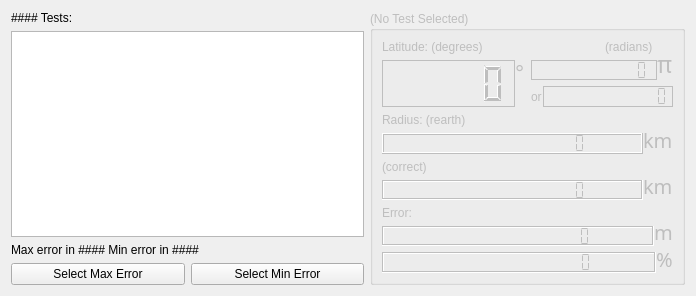
<?xml version="1.0" encoding="UTF-8"?>
<ui version="4.0">
 <class>rearth_test</class>
 <widget class="QWidget" name="rearth_test">
  <property name="geometry">
   <rect>
    <x>0</x>
    <y>0</y>
    <width>696</width>
    <height>296</height>
   </rect>
  </property>
  <property name="sizePolicy">
   <sizepolicy hsizetype="MinimumExpanding" vsizetype="MinimumExpanding">
    <horstretch>0</horstretch>
    <verstretch>0</verstretch>
   </sizepolicy>
  </property>
  <property name="windowTitle">
   <string>Form</string>
  </property>
  <layout class="QHBoxLayout" name="horizontalLayout_2">
   <item>
    <layout class="QVBoxLayout" name="verticalLayout_3">
     <item>
      <widget class="QLabel" name="TestCount">
       <property name="text">
        <string>#### Tests:</string>
       </property>
      </widget>
     </item>
     <item>
      <widget class="QListWidget" name="TestList">
       <property name="sizePolicy">
        <sizepolicy hsizetype="MinimumExpanding" vsizetype="Expanding">
         <horstretch>0</horstretch>
         <verstretch>0</verstretch>
        </sizepolicy>
       </property>
       <property name="minimumSize">
        <size>
         <width>200</width>
         <height>0</height>
        </size>
       </property>
      </widget>
     </item>
     <item>
      <widget class="QLabel" name="testsOverview">
       <property name="text">
        <string>Max error in #### Min error in ####</string>
       </property>
      </widget>
     </item>
     <item>
      <layout class="QHBoxLayout" name="horizontalLayout">
       <item>
        <widget class="QPushButton" name="SelectMax">
         <property name="text">
          <string>Select Max Error</string>
         </property>
        </widget>
       </item>
       <item>
        <widget class="QPushButton" name="SelectMin">
         <property name="text">
          <string>Select Min Error</string>
         </property>
        </widget>
       </item>
      </layout>
     </item>
    </layout>
   </item>
   <item>
    <widget class="QGroupBox" name="TestInfo">
     <property name="enabled">
      <bool>false</bool>
     </property>
     <property name="sizePolicy">
      <sizepolicy hsizetype="Minimum" vsizetype="Minimum">
       <horstretch>0</horstretch>
       <verstretch>0</verstretch>
      </sizepolicy>
     </property>
     <property name="minimumSize">
      <size>
       <width>315</width>
       <height>150</height>
      </size>
     </property>
     <property name="font">
      <font>
       <weight>50</weight>
       <italic>false</italic>
       <bold>false</bold>
       <underline>false</underline>
       <strikeout>false</strikeout>
       <kerning>true</kerning>
      </font>
     </property>
     <property name="title">
      <string>(No Test Selected)</string>
     </property>
     <layout class="QGridLayout" name="gridLayout">
      <item row="0" column="0" colspan="3">
       <widget class="QLabel" name="label">
        <property name="text">
         <string>Latitude: (degrees)</string>
        </property>
       </widget>
      </item>
      <item row="1" column="0" rowspan="2" colspan="2">
       <layout class="QHBoxLayout" name="horizontalLayout_3">
        <property name="spacing">
         <number>0</number>
        </property>
        <item>
         <widget class="QLCDNumber" name="LatDegrees">
          <property name="frameShadow">
           <enum>QFrame::Plain</enum>
          </property>
          <property name="smallDecimalPoint">
           <bool>true</bool>
          </property>
          <property name="numDigits">
           <number>5</number>
          </property>
         </widget>
        </item>
        <item>
         <widget class="QLabel" name="degrees_label">
          <property name="sizePolicy">
           <sizepolicy hsizetype="Fixed" vsizetype="Minimum">
            <horstretch>0</horstretch>
            <verstretch>0</verstretch>
           </sizepolicy>
          </property>
          <property name="font">
           <font>
            <pointsize>17</pointsize>
           </font>
          </property>
          <property name="text">
           <string>°</string>
          </property>
          <property name="scaledContents">
           <bool>true</bool>
          </property>
          <property name="alignment">
           <set>Qt::AlignLeading|Qt::AlignLeft|Qt::AlignTop</set>
          </property>
         </widget>
        </item>
       </layout>
      </item>
      <item row="2" column="2" colspan="2">
       <layout class="QHBoxLayout" name="horizontalLayout_5">
        <property name="spacing">
         <number>1</number>
        </property>
        <item>
         <widget class="QLabel" name="label_4">
          <property name="sizePolicy">
           <sizepolicy hsizetype="Fixed" vsizetype="Preferred">
            <horstretch>0</horstretch>
            <verstretch>0</verstretch>
           </sizepolicy>
          </property>
          <property name="text">
           <string>or</string>
          </property>
         </widget>
        </item>
        <item>
         <widget class="QLCDNumber" name="LatNormalRadians">
          <property name="frameShadow">
           <enum>QFrame::Plain</enum>
          </property>
          <property name="smallDecimalPoint">
           <bool>true</bool>
          </property>
          <property name="numDigits">
           <number>11</number>
          </property>
          <property name="segmentStyle">
           <enum>QLCDNumber::Flat</enum>
          </property>
         </widget>
        </item>
       </layout>
      </item>
      <item row="3" column="0" colspan="2">
       <widget class="QLabel" name="output_label">
        <property name="text">
         <string>Radius: (rearth)</string>
        </property>
       </widget>
      </item>
      <item row="4" column="0" colspan="4">
       <layout class="QHBoxLayout" name="horizontalLayout_8">
        <property name="spacing">
         <number>0</number>
        </property>
        <item>
         <widget class="QLCDNumber" name="RadiusOut">
          <property name="frameShadow">
           <enum>QFrame::Raised</enum>
          </property>
          <property name="smallDecimalPoint">
           <bool>false</bool>
          </property>
          <property name="numDigits">
           <number>16</number>
          </property>
          <property name="digitCount">
           <number>16</number>
          </property>
          <property name="mode">
           <enum>QLCDNumber::Dec</enum>
          </property>
          <property name="segmentStyle">
           <enum>QLCDNumber::Flat</enum>
          </property>
          <property name="value" stdset="0">
           <double>0.000000000000000</double>
          </property>
         </widget>
        </item>
        <item>
         <widget class="QLabel" name="km_label">
          <property name="sizePolicy">
           <sizepolicy hsizetype="Fixed" vsizetype="Preferred">
            <horstretch>0</horstretch>
            <verstretch>0</verstretch>
           </sizepolicy>
          </property>
          <property name="minimumSize">
           <size>
            <width>0</width>
            <height>0</height>
           </size>
          </property>
          <property name="font">
           <font>
            <family>Miriam</family>
            <pointsize>15</pointsize>
            <weight>50</weight>
            <italic>false</italic>
            <bold>false</bold>
            <underline>false</underline>
            <strikeout>false</strikeout>
            <stylestrategy>PreferDefault</stylestrategy>
            <kerning>true</kerning>
           </font>
          </property>
          <property name="text">
           <string>km</string>
          </property>
          <property name="alignment">
           <set>Qt::AlignBottom|Qt::AlignLeading|Qt::AlignLeft</set>
          </property>
         </widget>
        </item>
       </layout>
      </item>
      <item row="7" column="0" colspan="4">
       <layout class="QHBoxLayout" name="horizontalLayout_7">
        <property name="spacing">
         <number>0</number>
        </property>
        <item>
         <widget class="QLCDNumber" name="RadiusCorrect">
          <property name="frameShadow">
           <enum>QFrame::Sunken</enum>
          </property>
          <property name="smallDecimalPoint">
           <bool>false</bool>
          </property>
          <property name="numDigits">
           <number>16</number>
          </property>
          <property name="segmentStyle">
           <enum>QLCDNumber::Flat</enum>
          </property>
         </widget>
        </item>
        <item>
         <widget class="QLabel" name="km_label2">
          <property name="sizePolicy">
           <sizepolicy hsizetype="Fixed" vsizetype="Preferred">
            <horstretch>0</horstretch>
            <verstretch>0</verstretch>
           </sizepolicy>
          </property>
          <property name="minimumSize">
           <size>
            <width>0</width>
            <height>0</height>
           </size>
          </property>
          <property name="font">
           <font>
            <family>Miriam</family>
            <pointsize>15</pointsize>
            <weight>50</weight>
            <italic>false</italic>
            <bold>false</bold>
            <underline>false</underline>
            <strikeout>false</strikeout>
            <stylestrategy>PreferDefault</stylestrategy>
            <kerning>true</kerning>
           </font>
          </property>
          <property name="text">
           <string>km</string>
          </property>
          <property name="alignment">
           <set>Qt::AlignBottom|Qt::AlignLeading|Qt::AlignLeft</set>
          </property>
         </widget>
        </item>
       </layout>
      </item>
      <item row="8" column="0">
       <widget class="QLabel" name="ErrorLabel">
        <property name="text">
         <string>Error:</string>
        </property>
       </widget>
      </item>
      <item row="9" column="0" colspan="4">
       <layout class="QHBoxLayout" name="horizontalLayout_9">
        <property name="spacing">
         <number>0</number>
        </property>
        <item>
         <widget class="QLCDNumber" name="DeltaDisplay">
          <property name="frameShadow">
           <enum>QFrame::Sunken</enum>
          </property>
          <property name="smallDecimalPoint">
           <bool>false</bool>
          </property>
          <property name="numDigits">
           <number>16</number>
          </property>
          <property name="segmentStyle">
           <enum>QLCDNumber::Flat</enum>
          </property>
         </widget>
        </item>
        <item>
         <widget class="QLabel" name="m_label">
          <property name="sizePolicy">
           <sizepolicy hsizetype="Fixed" vsizetype="Preferred">
            <horstretch>0</horstretch>
            <verstretch>0</verstretch>
           </sizepolicy>
          </property>
          <property name="minimumSize">
           <size>
            <width>0</width>
            <height>0</height>
           </size>
          </property>
          <property name="font">
           <font>
            <family>Miriam</family>
            <pointsize>15</pointsize>
            <weight>50</weight>
            <italic>false</italic>
            <bold>false</bold>
            <underline>false</underline>
            <strikeout>false</strikeout>
            <stylestrategy>PreferDefault</stylestrategy>
            <kerning>true</kerning>
           </font>
          </property>
          <property name="text">
           <string>m</string>
          </property>
          <property name="alignment">
           <set>Qt::AlignBottom|Qt::AlignLeading|Qt::AlignLeft</set>
          </property>
         </widget>
        </item>
       </layout>
      </item>
      <item row="10" column="0" colspan="4">
       <layout class="QHBoxLayout" name="horizontalLayout_10">
        <property name="spacing">
         <number>0</number>
        </property>
        <item>
         <widget class="QLCDNumber" name="PercentError">
          <property name="frameShadow">
           <enum>QFrame::Sunken</enum>
          </property>
          <property name="smallDecimalPoint">
           <bool>false</bool>
          </property>
          <property name="numDigits">
           <number>16</number>
          </property>
          <property name="segmentStyle">
           <enum>QLCDNumber::Flat</enum>
          </property>
         </widget>
        </item>
        <item>
         <widget class="QLabel" name="m_label_2">
          <property name="sizePolicy">
           <sizepolicy hsizetype="Fixed" vsizetype="Preferred">
            <horstretch>0</horstretch>
            <verstretch>0</verstretch>
           </sizepolicy>
          </property>
          <property name="minimumSize">
           <size>
            <width>0</width>
            <height>0</height>
           </size>
          </property>
          <property name="font">
           <font>
            <family>Miriam</family>
            <pointsize>15</pointsize>
            <weight>50</weight>
            <italic>false</italic>
            <bold>false</bold>
            <underline>false</underline>
            <strikeout>false</strikeout>
            <stylestrategy>PreferDefault</stylestrategy>
            <kerning>true</kerning>
           </font>
          </property>
          <property name="text">
           <string>%</string>
          </property>
          <property name="alignment">
           <set>Qt::AlignBottom|Qt::AlignLeading|Qt::AlignLeft</set>
          </property>
         </widget>
        </item>
       </layout>
      </item>
      <item row="1" column="2" colspan="2">
       <layout class="QHBoxLayout" name="horizontalLayout_4">
        <property name="spacing">
         <number>0</number>
        </property>
        <item>
         <widget class="QLCDNumber" name="LatPiRadians">
          <property name="frameShadow">
           <enum>QFrame::Plain</enum>
          </property>
          <property name="smallDecimalPoint">
           <bool>true</bool>
          </property>
          <property name="numDigits">
           <number>10</number>
          </property>
          <property name="segmentStyle">
           <enum>QLCDNumber::Flat</enum>
          </property>
         </widget>
        </item>
        <item>
         <widget class="QLabel" name="PI_label">
          <property name="sizePolicy">
           <sizepolicy hsizetype="Fixed" vsizetype="Preferred">
            <horstretch>0</horstretch>
            <verstretch>0</verstretch>
           </sizepolicy>
          </property>
          <property name="minimumSize">
           <size>
            <width>0</width>
            <height>0</height>
           </size>
          </property>
          <property name="font">
           <font>
            <family>MS Mincho</family>
            <pointsize>17</pointsize>
            <weight>50</weight>
            <italic>false</italic>
            <bold>false</bold>
            <underline>false</underline>
            <strikeout>false</strikeout>
            <stylestrategy>PreferDefault</stylestrategy>
            <kerning>true</kerning>
           </font>
          </property>
          <property name="text">
           <string>π</string>
          </property>
          <property name="alignment">
           <set>Qt::AlignBottom|Qt::AlignLeading|Qt::AlignLeft</set>
          </property>
         </widget>
        </item>
       </layout>
      </item>
      <item row="6" column="0">
       <widget class="QLabel" name="correct_label">
        <property name="text">
         <string>(correct)</string>
        </property>
       </widget>
      </item>
      <item row="0" column="3">
       <widget class="QLabel" name="label_2">
        <property name="text">
         <string>(radians)</string>
        </property>
       </widget>
      </item>
     </layout>
     <zorder>label</zorder>
     <zorder>label_2</zorder>
     <zorder>output_label</zorder>
     <zorder>RadiusOut</zorder>
     <zorder>ErrorLabel</zorder>
     <zorder>layoutWidget</zorder>
     <zorder>layoutWidget_2</zorder>
     <zorder></zorder>
     <zorder>correct_label</zorder>
    </widget>
   </item>
  </layout>
 </widget>
 <resources/>
 <connections/>
</ui>
